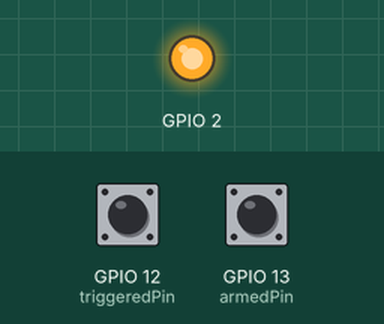
Recording of a sketch running on a simulated ESP8266 (NodeMCU). Shown: output pins drawn as LEDs (lit = HIGH). The test bench sets the inputs (shaded band); at power-on: GPIO 12 (triggeredPin) HIGH, GPIO 13 (armedPin) HIGH. WiFi joins after 1.5 s; servers stay silent unless stated; random numbers use the default seed unless the sketch sets one; no MQTT or app messages arrive unless stated; what the sketch prints to the serial monitor is not drawn.

Above: at 0.1 s.
At 2.3 s:
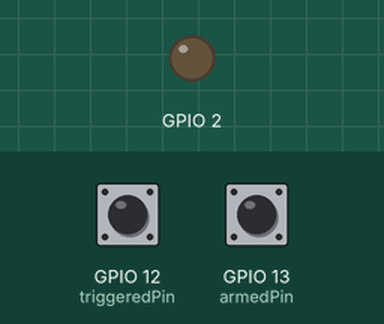
2.4 s: GPIO 12 (triggeredPin) pulled LOW for 0.15 s
4.0 s: GPIO 13 (armedPin) pulled LOW for 0.15 s
Timing chart, 0 to 7.0 s (numbered marks = the images above; inputs shaded):
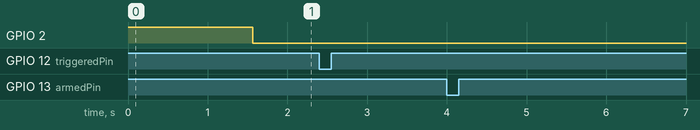

Measured:
- after the input at 2.4 s, every drawn part: stays the same
- after the input at 4.0 s, every drawn part: stays the same

The sketch:

alexor_mqtt_bridge.ino
```cpp
/*
 ESP8266 MQTT bridge for DSC Alexor Alarm system

 It connects to an MQTT server and uses the two GPIOs exposed by the Alexor alarm
 panel to publish the state of the alarm (armed/disarmed) as well as if it has been
 triggered.

 It will reconnect to the server if the connection is lost using a blocking
 reconnect function. This also applies for wifi.

 To install the ESP8266 board, (using Arduino 1.6.4+):
  - Add the following 3rd party board manager under "File -> Preferences -> Additional Boards Manager URLs":
       http://arduino.esp8266.com/stable/package_esp8266com_index.json
  - Open the "Tools -> Board -> Board Manager" and click install for the ESP8266"
  - Select your ESP8266 in "Tools -> Board"

*/

#include <ESP8266WiFi.h>
#include <PubSubClient.h>

// Update these with values suitable for your network.
const char* ssid = "yourssid";
const char* password = "yourpassword";

const char* mqtt_server = "your.mqtt.server.com";
const char* armed_topic = "alarm/armed";
const char* triggered_topic = "alarm/triggered";

WiFiClient espClient;
PubSubClient client(espClient);

// The follow is needed to know where the GPIOs are connected
const byte armedPin = 13;
const byte triggeredPin = 12;

void setup_wifi() {

  delay(10);
  // We start by connecting to a WiFi network
  Serial.println();
  Serial.print("Connecting to ");
  Serial.println(ssid);

  WiFi.begin(ssid, password);

  while (WiFi.status() != WL_CONNECTED) {
    delay(500);
    Serial.print(".");
  }

  randomSeed(micros());

  Serial.println("");
  Serial.println("WiFi connected");
  Serial.println("IP address: ");
  Serial.println(WiFi.localIP());
}

void callback(char* topic, byte* payload, unsigned int length) {
  Serial.print("Message arrived [");
  Serial.print(topic);
  Serial.print("] ");
  for (int i = 0; i < length; i++) {
    Serial.print((char)payload[i]);
  }
  Serial.println();
}

void reconnect() {
  // Turn off LED since we're offline
  digitalWrite(BUILTIN_LED, HIGH);
  while (!client.connected()) {
    // Make sure wifi is still ok, otherwise it's dumb to connect to mqtt
    if (WiFi.status() != WL_CONNECTED) {
      Serial.println("Network isn't connected.");
      setup_wifi();
    }

    Serial.print("Attempting MQTT connection...");
    // Create a random client ID
    String clientId = "ESP8266Client-";
    clientId += String(random(0xffff), HEX);

    // Attempt to connect
    if (client.connect(clientId.c_str())) {
      Serial.println("connected");
    } else {
      Serial.print("failed, rc=");
      Serial.print(client.state());
      Serial.println(" try again in 5 seconds");
      // Wait 5 seconds before retrying
      delay(5000);
    }
  }
  // Turn on LED since we're back online
  digitalWrite(BUILTIN_LED, LOW);
}

void setup() {
  // Initialize interrupt
  pinMode(armedPin, INPUT_PULLUP);
  pinMode(triggeredPin, INPUT_PULLUP);

  // Setup wifi and mqtt (also make sure LED is off)
  pinMode(BUILTIN_LED, OUTPUT);     // Initialize the BUILTIN_LED pin as an output
  digitalWrite(BUILTIN_LED, HIGH);
  Serial.begin(115200);
  //setup_wifi();
  client.setServer(mqtt_server, 1883);
  client.setCallback(callback);
}

bool armed_prev = false;
bool triggered_prev = false;

void loop() {
  // Always make sure we're connected
  if (!client.connected()) {
    reconnect();
  }
  client.loop();

  // Service the GPIOs (we don't use interrupts because the transitions are slow)
  const bool armed = digitalRead(armedPin) == LOW;
  const bool triggered = digitalRead(triggeredPin) == LOW;

  if (armed != armed_prev) {
    Serial.println("Armed state has changed");
    client.publish(armed_topic, armed ? "true" : "false");
  }
  if (triggered != triggered_prev) {
    Serial.println("Triggered state has changed");
    client.publish(triggered_topic, triggered ? "true" : "false");
  }

  // Remember previous state
  armed_prev = armed;
  triggered_prev = triggered;
}
```
